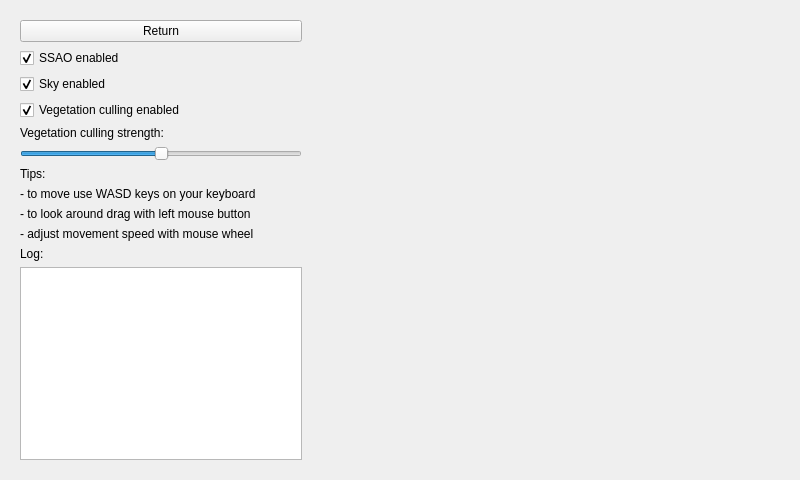
<?xml version="1.0" encoding="UTF-8"?>
<ui version="4.0">
 <class>RendererLayout</class>
 <widget class="QWidget" name="RendererLayout">
  <property name="enabled">
   <bool>true</bool>
  </property>
  <property name="geometry">
   <rect>
    <x>0</x>
    <y>0</y>
    <width>800</width>
    <height>480</height>
   </rect>
  </property>
  <property name="sizePolicy">
   <sizepolicy hsizetype="Expanding" vsizetype="Expanding">
    <horstretch>0</horstretch>
    <verstretch>0</verstretch>
   </sizepolicy>
  </property>
  <property name="windowTitle">
   <string>RendererLayout</string>
  </property>
  <layout class="QHBoxLayout" name="horizontalLayout">
   <item>
    <widget class="QWidget" name="panel" native="true">
     <property name="maximumSize">
      <size>
       <width>300</width>
       <height>16777215</height>
      </size>
     </property>
     <layout class="QVBoxLayout" name="verticalLayout">
      <item>
       <widget class="QPushButton" name="backButton">
        <property name="sizePolicy">
         <sizepolicy hsizetype="Expanding" vsizetype="Fixed">
          <horstretch>0</horstretch>
          <verstretch>0</verstretch>
         </sizepolicy>
        </property>
        <property name="maximumSize">
         <size>
          <width>16777215</width>
          <height>16777215</height>
         </size>
        </property>
        <property name="text">
         <string>Return</string>
        </property>
       </widget>
      </item>
      <item>
       <widget class="QCheckBox" name="ssaoEnabled">
        <property name="text">
         <string>SSAO enabled</string>
        </property>
        <property name="checked">
         <bool>true</bool>
        </property>
       </widget>
      </item>
      <item>
       <widget class="QCheckBox" name="skyEnabled">
        <property name="text">
         <string>Sky enabled</string>
        </property>
        <property name="checked">
         <bool>true</bool>
        </property>
       </widget>
      </item>
      <item>
       <widget class="QCheckBox" name="cullEnabled">
        <property name="text">
         <string>Vegetation culling enabled</string>
        </property>
        <property name="checked">
         <bool>true</bool>
        </property>
       </widget>
      </item>
      <item>
       <widget class="QLabel" name="sliderLabel">
        <property name="text">
         <string>Vegetation culling strength:</string>
        </property>
       </widget>
      </item>
      <item>
       <widget class="QSlider" name="vegDensity">
        <property name="minimum">
         <number>-50</number>
        </property>
        <property name="maximum">
         <number>50</number>
        </property>
        <property name="value">
         <number>0</number>
        </property>
        <property name="orientation">
         <enum>Qt::Horizontal</enum>
        </property>
       </widget>
      </item>
      <item>
       <widget class="QLabel" name="tooltip">
        <property name="text">
         <string>Tips:</string>
        </property>
       </widget>
      </item>
      <item>
       <widget class="QLabel" name="tip01">
        <property name="text">
         <string>- to move use WASD keys on your keyboard</string>
        </property>
       </widget>
      </item>
      <item>
       <widget class="QLabel" name="tip02">
        <property name="text">
         <string>- to look around drag with left mouse button</string>
        </property>
       </widget>
      </item>
      <item>
       <widget class="QLabel" name="tip03">
        <property name="text">
         <string>- adjust movement speed with mouse wheel</string>
        </property>
       </widget>
      </item>
      <item>
       <widget class="QLabel" name="loglabel">
        <property name="text">
         <string>Log:</string>
        </property>
       </widget>
      </item>
      <item>
       <widget class="QTextEdit" name="log">
        <property name="focusPolicy">
         <enum>Qt::NoFocus</enum>
        </property>
       </widget>
      </item>
     </layout>
    </widget>
   </item>
   <item>
    <widget class="Renderer" name="renderer" native="true">
     <property name="sizePolicy">
      <sizepolicy hsizetype="Preferred" vsizetype="Expanding">
       <horstretch>0</horstretch>
       <verstretch>0</verstretch>
      </sizepolicy>
     </property>
    </widget>
   </item>
  </layout>
 </widget>
 <customwidgets>
  <customwidget>
   <class>Renderer</class>
   <extends>QWidget</extends>
   <header>renderer/Renderer.h</header>
   <container>1</container>
  </customwidget>
 </customwidgets>
 <resources/>
 <connections>
  <connection>
   <sender>backButton</sender>
   <signal>clicked()</signal>
   <receiver>RendererLayout</receiver>
   <slot>backClicked()</slot>
   <hints>
    <hint type="sourcelabel">
     <x>158</x>
     <y>22</y>
    </hint>
    <hint type="destinationlabel">
     <x>399</x>
     <y>239</y>
    </hint>
   </hints>
  </connection>
  <connection>
   <sender>ssaoEnabled</sender>
   <signal>stateChanged(int)</signal>
   <receiver>RendererLayout</receiver>
   <slot>ssaoChecked(int)</slot>
   <hints>
    <hint type="sourcelabel">
     <x>158</x>
     <y>52</y>
    </hint>
    <hint type="destinationlabel">
     <x>399</x>
     <y>239</y>
    </hint>
   </hints>
  </connection>
  <connection>
   <sender>skyEnabled</sender>
   <signal>stateChanged(int)</signal>
   <receiver>RendererLayout</receiver>
   <slot>skyboxChecked(int)</slot>
   <hints>
    <hint type="sourcelabel">
     <x>158</x>
     <y>81</y>
    </hint>
    <hint type="destinationlabel">
     <x>399</x>
     <y>239</y>
    </hint>
   </hints>
  </connection>
  <connection>
   <sender>vegDensity</sender>
   <signal>valueChanged(int)</signal>
   <receiver>RendererLayout</receiver>
   <slot>cullingDistanceChanged(int)</slot>
   <hints>
    <hint type="sourcelabel">
     <x>158</x>
     <y>158</y>
    </hint>
    <hint type="destinationlabel">
     <x>399</x>
     <y>239</y>
    </hint>
   </hints>
  </connection>
  <connection>
   <sender>cullEnabled</sender>
   <signal>stateChanged(int)</signal>
   <receiver>RendererLayout</receiver>
   <slot>cullingChecked(int)</slot>
   <hints>
    <hint type="sourcelabel">
     <x>158</x>
     <y>110</y>
    </hint>
    <hint type="destinationlabel">
     <x>399</x>
     <y>239</y>
    </hint>
   </hints>
  </connection>
 </connections>
 <slots>
  <slot>backClicked()</slot>
  <slot>ssaoChecked(int)</slot>
  <slot>skyboxChecked(int)</slot>
  <slot>cullingDistanceChanged(int)</slot>
  <slot>cullingChecked(int)</slot>
 </slots>
</ui>
